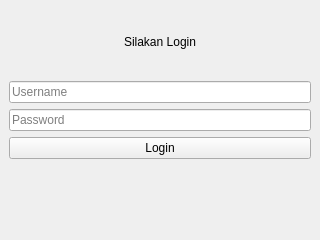
<?xml version="1.0" encoding="UTF-8"?>
<ui version="4.0">
 <class>LoginWindow</class>
 <widget class="QMainWindow" name="LoginWindow">
  <property name="geometry">
   <rect>
    <x>0</x>
    <y>0</y>
    <width>320</width>
    <height>240</height>
   </rect>
  </property>
  <property name="windowTitle">
   <string>Login</string>
  </property>
  <widget class="QWidget" name="centralwidget">
   <layout class="QVBoxLayout" name="verticalLayout">
    <item>
     <widget class="QLabel" name="labelTitle">
      <property name="text">
       <string>Silakan Login</string>
      </property>
      <property name="alignment">
       <set>Qt::AlignCenter</set>
      </property>
     </widget>
    </item>
    <item>
     <widget class="QLineEdit" name="lineEditUsername">
      <property name="placeholderText">
       <string>Username</string>
      </property>
     </widget>
    </item>
    <item>
     <widget class="QLineEdit" name="lineEditPassword">
      <property name="placeholderText">
       <string>Password</string>
      </property>
      <property name="echoMode">
       <enum>QLineEdit::Password</enum>
      </property>
     </widget>
    </item>
    <item>
     <widget class="QPushButton" name="btnLogin">
      <property name="text">
       <string>Login</string>
      </property>
     </widget>
    </item>
    <item>
     <widget class="QLabel" name="labelStatus">
      <property name="text">
       <string/>
      </property>
      <property name="alignment">
       <set>Qt::AlignCenter</set>
      </property>
      <property name="styleSheet">
       <string notr="true">color: red;</string>
      </property>
     </widget>
    </item>
   </layout>
  </widget>
 </widget>
 <resources/>
 <connections/>
</ui>
